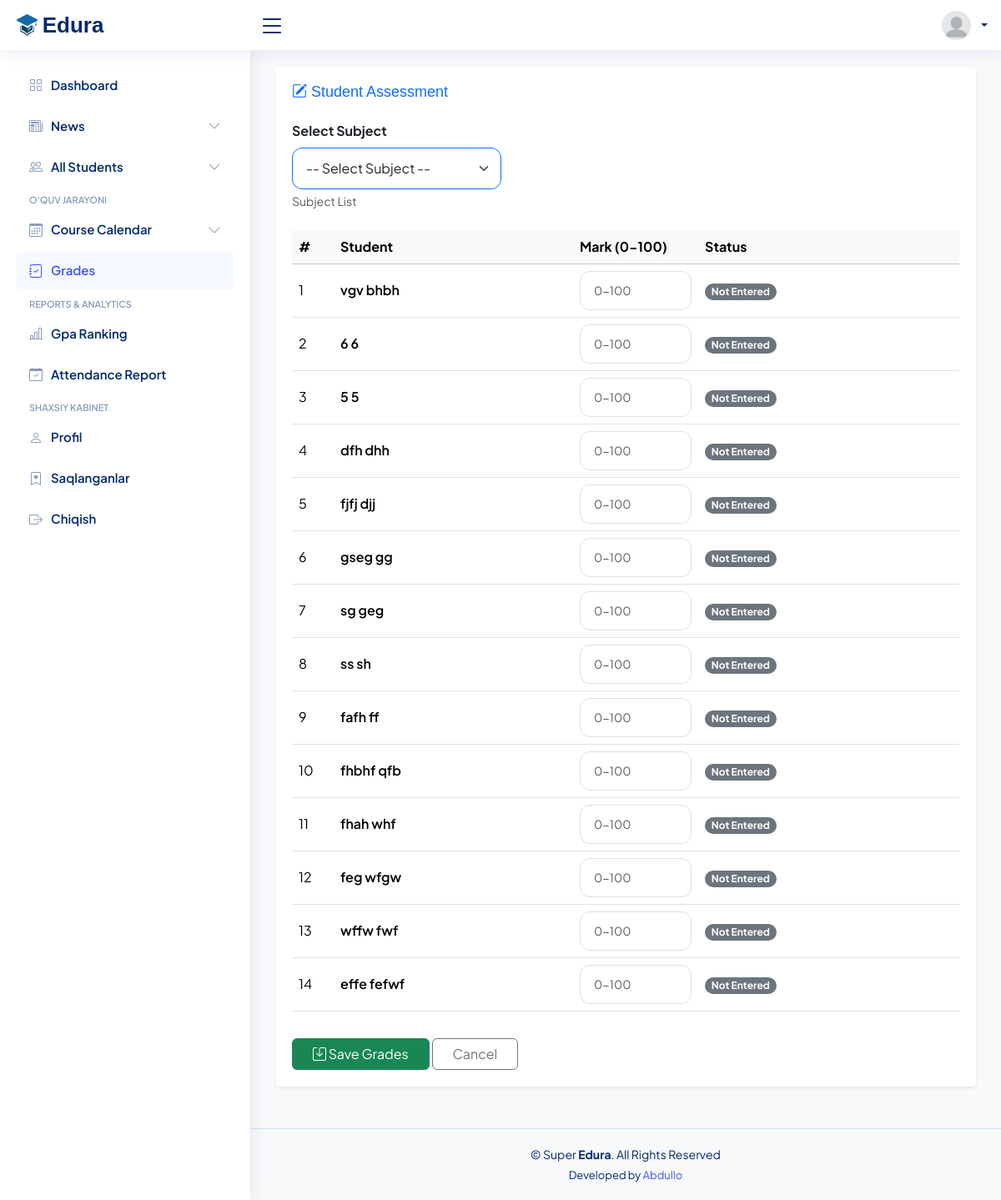
/students/mark-grades/, run on the app's committed database.
### student_management/models.py (models this page shows, shortened)
class Student(models.Model):
    GENDER_CHOICES = (
        ('M', 'Male'),
        ('F', 'Female'),
    )
    ACADEMIC_LEVEL_CHOICES = (
        ('P.1', 'Primary 1'),
        ('P.2', 'Primary 2'),
        ('P.3', 'Primary 3'),
        ('P.4', 'Primary 4'),
        ('P.5', 'Primary 5'),
    )
    ENROLLMENT_STATUS_CHOICES = (
        ('active', 'Active'),
        ('dismissed', 'Dismissed'),
        ('graduated', 'Graduated'),
        ('transferred', 'Transferred'),
    )
    user = models.OneToOneField(
        settings.AUTH_USER_MODEL,
        on_delete=models.CASCADE,
        related_name='student_profile',
        null=True, # Avvaldan bor talabalar uchun xato bermasligi uchun
        blank=True
    )
    id = models.UUIDField(primary_key=True, default=uuid.uuid4, editable=False)
    first_name = models.CharField('First Name', max_length=50)
    last_name = models.CharField('Last Name', max_length=50)
    birth_date = models.DateField('Birth Date')
    gender = models.CharField('Gender', max_length=10, choices=GENDER_CHOICES, default='M')
    current_academic_level = models.CharField('Current Academic Level', max_length=10, choices=ACADEMIC_LEVEL_CHOICES)
    enrollment_status = models.CharField('Enrollment Status', max_length=20, choices=ENROLLMENT_STATUS_CHOICES, default='active')
    photo = models.ImageField('Photo', upload_to='students/photos', blank=True, null=True)
    created_at = models.DateTimeField(auto_now_add=True)
    class Meta:
        verbose_name = "Talaba"
        verbose_name_plural = "Talabalar"
        ordering = ['-created_at']

### student_management/views.py (the view, shortened to what this page needs)
# urls.py: path('mark-grades/', views.mark_grades, name='mark_grades'),
def mark_grades(request):
    subjects = Subject.objects.all()
    students = Student.objects.all()
    return render(request, 'students/mark_grades.html', {
        'subjects': subjects,
        'students': students
    })

### core/context_processors.py (called while the page is built)
def unread_messages_data(request):
    if request.user.is_authenticated and request.user.is_superuser:
        unread_qs = ContactMessage.objects.filter(is_read=False).order_by('-created_at')
        return {
            'unread_count': unread_qs.count(),        # Jami soni: {{ unread_count }}
            'unread_msgs_list': unread_qs[:5]         # Oxirgi 5 tasi: {% for msg in unread_msgs_list %}
        }
    return {
        'unread_count': 0,
        'unread_msgs_list': []
    }

### student_management/templates/students/mark_grades.html (shortened to what this page needs)
{% extends 'main/base.html' %}
{% block content %}
<div class="card shadow-sm border-0">
    <div class="card-body">
        <h5 class="card-title text-primary"><i class="bi bi-pencil-square"></i> Student Assessment</h5>
        <form method="POST">
            <div class="row mb-4">
                <div class="col-md-4">
                    <label class="form-label fw-bold">Select Subject</label>
                    <select name="subject" class="form-select border-primary" required>
                        <option value="" selected disabled>-- Select Subject --</option>
                    </select>
                    <div class="form-text text-muted">Subject List</div>
                </div>
            </div>
            <div class="table-responsive">
                <table class="table table-hover align-middle">
                    <thead class="table-light">
                        <tr>
                            <th style="width: 50px;">#</th>
                            <th>Student</th>
                            <th style="width: 150px;">Mark (0-100)</th>
                            <th>Status</th>
                        </tr>
                    </thead>
                    <tbody>
                        {% for student in students %}
                        <tr>
                            <td>{{ forloop.counter }}</td>
                            <td class="fw-semibold">{{ student.first_name }} {{ student.last_name }}</td>
                            <td>
                                <input type="number"
                                       name="grade_{{ student.id }}"
                                       class="form-control form-control-sm grade-input"
                                       placeholder="0-100"
                                       min="0"
                                       max="100">
                            </td>
                            <td>
                                <span class="badge rounded-pill bg-secondary status-badge">Not Entered</span>
                            </td>
                        </tr>
                        {% endfor %}
                    </tbody>
                </table>
            </div>
            <div class="mt-3">
                <button type="submit" class="btn btn-success px-4">
                    <i class="bi bi-save"></i> Save Grades
                </button>
                <a href="{% url 'core:dashboard' %}" class="btn btn-outline-secondary px-4">Cancel</a>
            </div>
        </form>
    </div>
</div>
{% endblock %}

### core/static/css/style.css (style rules this page uses)
:root { scroll-behavior: smooth; }
body { font-family: "Open Sans", sans-serif; background: #f6f9ff; color: #444444; }
a { color: #4154f1; text-decoration: none; }
h1, h2, h3, h4, h5, h6 { font-family: "Nunito", sans-serif; }
.card { margin-bottom: 30px; border: none; border-radius: 5px; box-shadow: 0px 0 30px rgba(1, 41, 112, 0.1); }
.card-title { padding: 20px 0 15px 0; font-size: 18px; font-weight: 500; color: #012970; font-family: "Poppins", sans-serif; }
.card-body { padding: 0 20px 20px 20px; }

### core/templates/main/base.html (style rules this page uses)
:root { --edura-primary: #4361ee; --edura-secondary: #3f37c9; --edura-success: #4cc9f0; --edura-danger: #f72585; --glass-bg: rgba(255, 255, 255, 0.95); }
body { font-family: 'Plus Jakarta Sans', sans-serif; background-color: #f8f9fa; color: #2d3436; }
.form-control, .form-select { border-radius: 12px; padding: 0.75rem 1rem; border: 1px solid #e0e0e0; transition: all 0.3s ease; }

### data on the page
Student: first_name "vgv", last_name "bhbh"
Student: first_name "6", last_name "6"
Student: first_name "5", last_name "5"
Student: first_name "dfh", last_name "dhh"
Student: first_name "fjfj", last_name "djj"
Student: first_name "gseg", last_name "gg"
Student: first_name "sg", last_name "geg"
Student: first_name "ss", last_name "sh"
Student: first_name "fafh", last_name "ff"
Student: first_name "fhbhf", last_name "qfb"
Student: first_name "fhah", last_name "whf"
Student: first_name "feg", last_name "wfgw"
Student: first_name "wffw", last_name "fwf"
Student: first_name "effe", last_name "fefwf"
